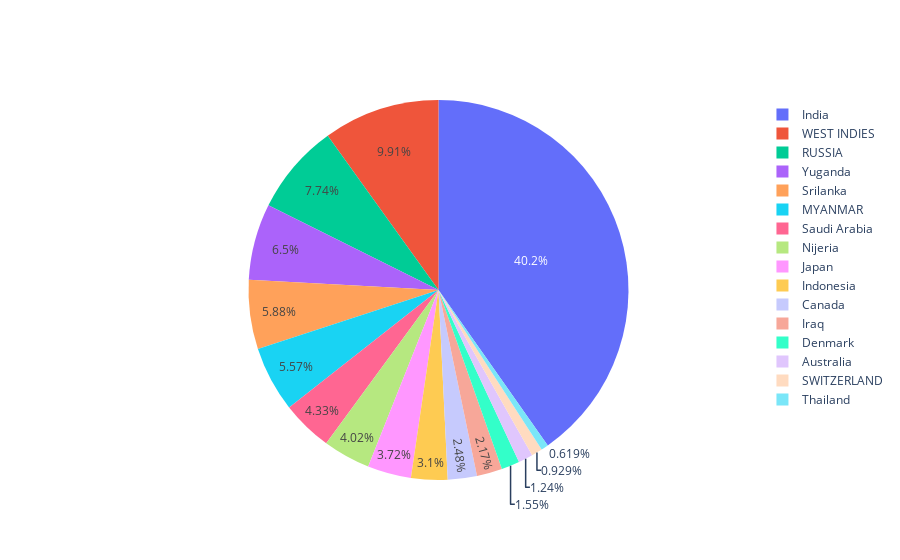

Notebook code for this chart:
### Code cell
#pie chart
fig=go.Figure(go.Pie(labels=countries,values=Population))
fig.show()

### Figure 1 — Plotly figure (JSON) as saved in the notebook; plotly's stock layout.template omitted (floating-point values rounded to 4 significant figures)
{"data": [{"labels": ["India", "Canada", "Australia", "Japan", "Thailand", "Nijeria", "Denmark", "Indonesia", "Iraq", "Saudi Arabia", "Srilanka", "Yuganda", "WEST INDIES", "RUSSIA", "MYANMAR", "SWITZERLAND"], "type": "pie", "values": [130, 8, 4, 12, 2, 13, 5, 10, 7, 14, 19, 21, 32, 25, 18, 3]}], "layout": {}}
